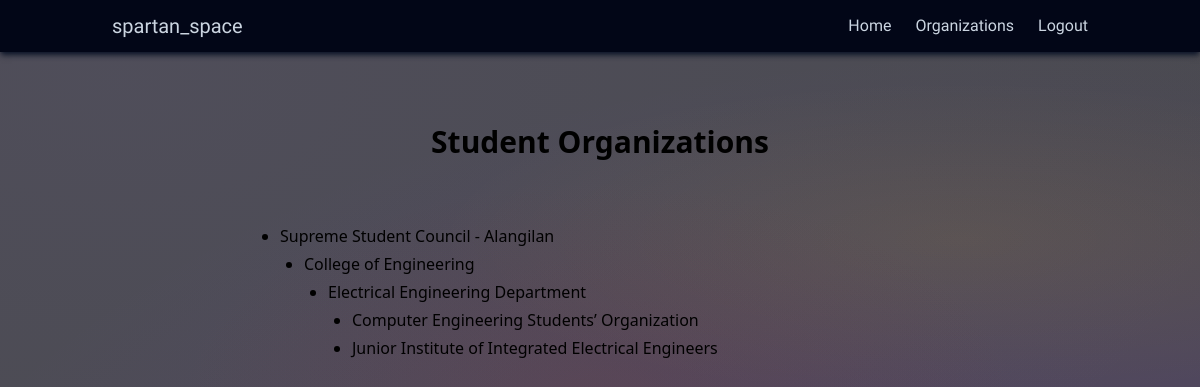
/organizations/ (signed in), run on the app's committed database.
### users/models.py (models this page shows, shortened)
class Organization(models.Model):
    user = models.OneToOneField(
        "User",
        on_delete=models.CASCADE,
        related_name="org_profile"
        )
    name = models.CharField(max_length=255)
    parent = models.ForeignKey(
        "self",
        null=True,
        blank=True,
        on_delete=models.SET_NULL,
        related_name="children"
    )
    LEVEL_CHOICES = (
        (1, "Council"),
        (2, "College"),
        (3, "Department"),
        (4, "Student Organization"),
    )
    level = models.PositiveSmallIntegerField(choices=LEVEL_CHOICES)

### main/views.py (the view)
# urls.py: path("organizations/", views.organizations, name="organizations"),
def organizations(request):
    roots = Organization.objects.filter(level=1)
    return render(request, "organizations.html", {"roots": roots})

### main/templates/organizations.html (shortened to what this page needs)
{% extends 'base.html' %}
{% block content %}
<div class="text-center py-10">
    <h1 class="text-3xl font-bold mb-6">Student Organizations</h1>
</div>
<div class="max-w-2xl mx-auto">
    <ul class="list-disc pl-4">
        {% for org in roots %}
            {% include "organization_node.html" with org=org %}
        {% empty %}
            <li class="text-gray-500">No organizations found.</li>
        {% endfor %}
    </ul>
</div>
{% endblock %}

### main/templates/organization_node.html
<li class="mb-1">
    {{ org.name }}
    {% if org.children.all %}
        <ul class="list-disc pl-6 mt-1">
            {% for child in org.children.all %}
                {% include "organization_node.html" with org=child %}
            {% endfor %}
        </ul>
    {% endif %}
</li>

### main/static/css/styles.css (style rules this page uses)
html, :host { line-height: 1.5; -webkit-text-size-adjust: 100%; -moz-tab-size: 4; -o-tab-size: 4; tab-size: 4; font-family: ui-sans-serif, system-ui, sans-serif, "Apple Color Emoji", "Segoe UI Emoji", "Segoe UI Symbol", "Noto Color Emoji"; font-feature-settings: normal; font-variation-settings: normal; -webkit-tap-highlight-color: transparent; }
body { margin: 0; line-height: inherit; }
h1, h2, h3, h4, h5, h6 { font-size: inherit; font-weight: inherit; }
blockquote, dl, dd, h1, h2, h3, h4, h5, h6, hr, figure, p, pre { margin: 0; }
ol, ul, menu { list-style: none; margin: 0; padding: 0; }
.mx-auto { margin-left: auto; margin-right: auto; }
.mb-1 { margin-bottom: 0.25rem; }
.mb-6 { margin-bottom: 1.5rem; }
.mt-1 { margin-top: 0.25rem; }
.max-w-2xl { max-width: 42rem; }
.list-disc { list-style-type: disc; }
.py-10 { padding-top: 2.5rem; padding-bottom: 2.5rem; }
.pl-4 { padding-left: 1rem; }
.pl-6 { padding-left: 1.5rem; }
.text-center { text-align: center; }
.text-3xl { font-size: 1.875rem; line-height: 2.25rem; }
.font-bold { font-weight: 700; }
.northern-aurora { position: relative; min-height: 100vh; width: 100%; --tw-bg-opacity: 1; background-color: rgb(0 0 0 / var(--tw-bg-opacity)); background: radial-gradient(ellipse 70% 55% at 50% 50%, rgba(140, 50, 50, 0.15), transparent 50%), radial-gradient(ellipse 160% 130% at 10% 10%, rgba(117, 104, 161, 0.12), transparent 60%), radial-gradient(ellipse 160% 130% at 90% 90%, rgba(138, 43, 226, 0.18), transparent 65%), radial-gradient(ellipse 110% 50% at 80% 30%, rgba(255, 215, 0, 0.08), transparent 40%), #4a4a50; }

### data on the page
Organization: name "Supreme Student Council - Alangilan"
Organization: name "College of Engineering"
Organization: name "Electrical Engineering Department"
Organization: name "Computer Engineering Students’ Organization"
Organization: name "Junior Institute of Integrated Electrical Engineers"
